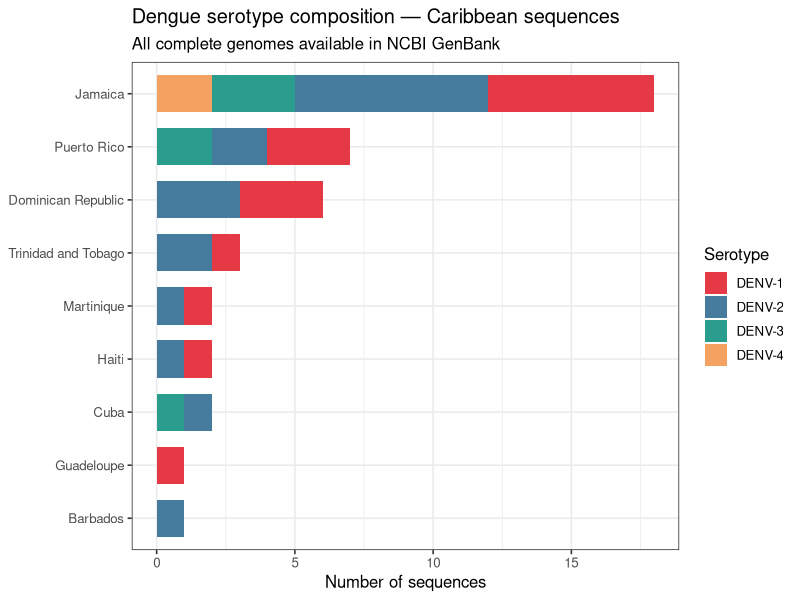
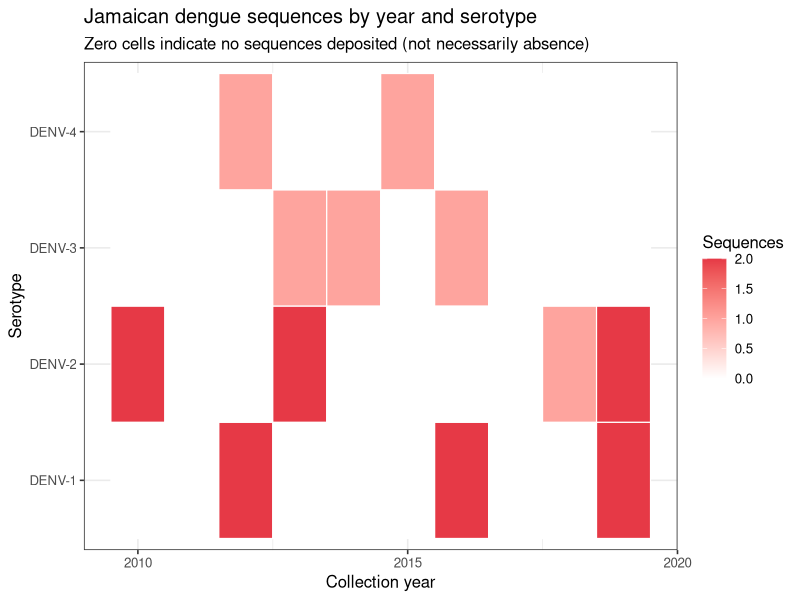
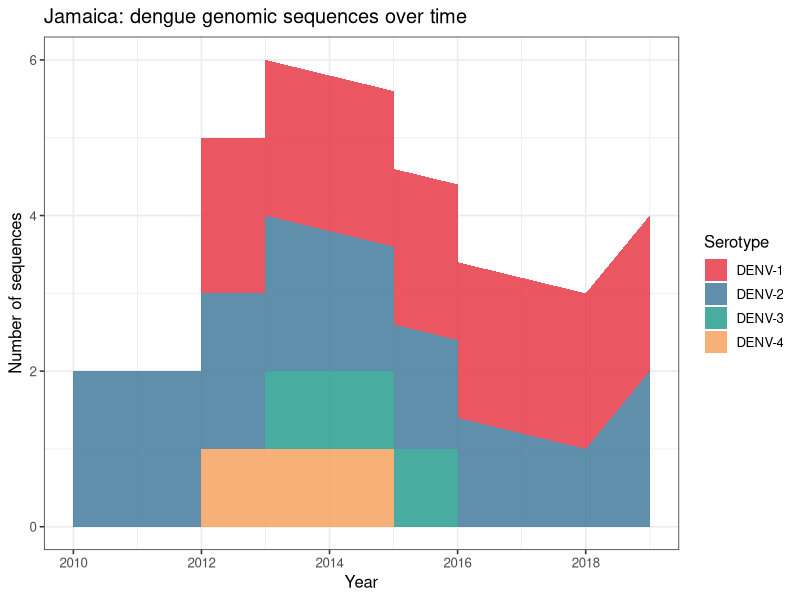

The R script that drew these images, in order:
## =============================================================================
## 03_serotype_analysis.R
## Serotype composition and lineage assignment for Caribbean dengue sequences.
##
## Inputs:
##   data/metadata/dengue_global_genomes.csv  – cleaned sequence metadata
##   data/aligned/DENV*_aligned.fasta         – per-serotype alignments
##
## Outputs:
##   results/figures/serotype_composition.png
##   results/figures/year_serotype_heatmap.png
##   results/figures/jamaica_timeline.png
##   results/tables/lineage_summary.csv
## =============================================================================

suppressPackageStartupMessages({
  library(tidyverse)
  library(ggplot2)
  library(scales)
  library(patchwork)
})

theme_set(theme_bw(base_size = 12))

dir.create("results/figures", recursive = TRUE, showWarnings = FALSE)
dir.create("results/tables",  recursive = TRUE, showWarnings = FALSE)

# ---------------------------------------------------------------------------
# 1. Load metadata
# ---------------------------------------------------------------------------
meta <- read_csv("data/metadata/dengue_global_genomes.csv",
                 show_col_types = FALSE)

# Expected columns: accession, serotype, country, year, lineage, length_bp
message("Sequences loaded: ", nrow(meta))
message("Countries represented: ", n_distinct(meta$country))

# ---------------------------------------------------------------------------
# 2. Caribbean subset flag
# ---------------------------------------------------------------------------
caribbean_countries <- c(
  "Jamaica", "Dominican Republic", "Puerto Rico", "Trinidad and Tobago",
  "Barbados", "Haiti", "Cuba", "Martinique", "Guadeloupe", "Bahamas",
  "Belize", "Honduras", "Cayman Islands", "Antigua and Barbuda", "Grenada"
)

meta <- meta |>
  mutate(is_caribbean = country %in% caribbean_countries,
         is_jamaica   = country == "Jamaica")

carib <- meta |> filter(is_caribbean)
message("Caribbean sequences: ", nrow(carib))
message("Jamaican sequences: ",  sum(carib$is_jamaica))

# ---------------------------------------------------------------------------
# 3. Serotype composition — Caribbean bar chart
# ---------------------------------------------------------------------------
p_serotype <- carib |>
  count(serotype, country) |>
  mutate(country = fct_reorder(country, n, sum)) |>
  ggplot(aes(x = n, y = country, fill = serotype)) +
  geom_col(width = 0.7) +
  scale_fill_manual(
    values = c("DENV-1" = "#E63946", "DENV-2" = "#457B9D",
               "DENV-3" = "#2A9D8F", "DENV-4" = "#F4A261")
  ) +
  labs(
    title    = "Dengue serotype composition — Caribbean sequences",
    subtitle = "All complete genomes available in NCBI GenBank",
    x        = "Number of sequences",
    y        = NULL,
    fill     = "Serotype"
  )

ggsave("results/figures/serotype_composition.png",
       p_serotype, width = 9, height = 6, dpi = 300)

# ---------------------------------------------------------------------------
# 4. Year × serotype heatmap for Jamaica
# ---------------------------------------------------------------------------
jam_heat <- carib |>
  filter(is_jamaica) |>
  count(year, serotype) |>
  complete(year = full_seq(year, 1), serotype, fill = list(n = 0))

p_heat <- ggplot(jam_heat, aes(x = year, y = serotype, fill = n)) +
  geom_tile(colour = "white", linewidth = 0.4) +
  scale_fill_gradient(low = "white", high = "#E63946", name = "Sequences") +
  scale_x_continuous(breaks = seq(2000, 2025, 5)) +
  labs(
    title    = "Jamaican dengue sequences by year and serotype",
    subtitle = "Zero cells indicate no sequences deposited (not necessarily absence)",
    x        = "Collection year",
    y        = "Serotype"
  )

ggsave("results/figures/year_serotype_heatmap.png",
       p_heat, width = 10, height = 4, dpi = 300)

# ---------------------------------------------------------------------------
# 5. Jamaica temporal trend — stacked area
# ---------------------------------------------------------------------------
p_timeline <- jam_heat |>
  filter(n > 0) |>
  ggplot(aes(x = year, y = n, fill = serotype)) +
  geom_area(alpha = 0.85) +
  scale_fill_manual(
    values = c("DENV-1" = "#E63946", "DENV-2" = "#457B9D",
               "DENV-3" = "#2A9D8F", "DENV-4" = "#F4A261")
  ) +
  scale_x_continuous(breaks = seq(2000, 2025, 2)) +
  labs(
    title = "Jamaica: dengue genomic sequences over time",
    x     = "Year",
    y     = "Number of sequences",
    fill  = "Serotype"
  )

ggsave("results/figures/jamaica_timeline.png",
       p_timeline, width = 10, height = 5, dpi = 300)

# ---------------------------------------------------------------------------
# 6. Lineage summary table
# ---------------------------------------------------------------------------
lineage_summary <- carib |>
  count(serotype, lineage, sort = TRUE) |>
  group_by(serotype) |>
  mutate(pct = round(100 * n / sum(n), 1)) |>
  ungroup()

write_csv(lineage_summary, "results/tables/lineage_summary.csv")
message("Lineage summary written to results/tables/lineage_summary.csv")

# ---------------------------------------------------------------------------
# 7. Print session info for reproducibility
# ---------------------------------------------------------------------------
message("\n--- Session info ---")
sessionInfo()
